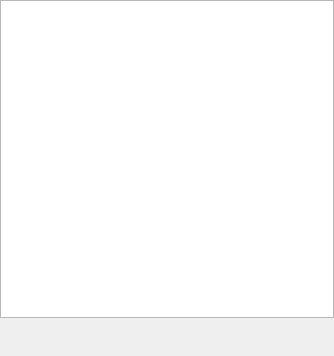
<?xml version="1.0" encoding="UTF-8"?>
<ui version="4.0">
 <class>TagSelector</class>
 <widget class="QWidget" name="TagSelector">
  <property name="geometry">
   <rect>
    <x>0</x>
    <y>0</y>
    <width>334</width>
    <height>356</height>
   </rect>
  </property>
  <property name="windowTitle">
   <string>Form</string>
  </property>
  <layout class="QVBoxLayout" name="verticalLayout">
   <property name="margin">
    <number>0</number>
   </property>
   <item>
    <widget class="QListView" name="tagList"/>
   </item>
   <item>
    <layout class="QHBoxLayout" name="horizontalLayout_5">
     <item>
      <widget class="QPushButton" name="createTagButton">
       <property name="sizePolicy">
        <sizepolicy hsizetype="Fixed" vsizetype="Fixed">
         <horstretch>0</horstretch>
         <verstretch>0</verstretch>
        </sizepolicy>
       </property>
       <property name="minimumSize">
        <size>
         <width>32</width>
         <height>32</height>
        </size>
       </property>
       <property name="maximumSize">
        <size>
         <width>32</width>
         <height>32</height>
        </size>
       </property>
       <property name="baseSize">
        <size>
         <width>32</width>
         <height>32</height>
        </size>
       </property>
       <property name="toolTip">
        <string>Add taxonomy node</string>
       </property>
       <property name="text">
        <string/>
       </property>
       <property name="icon">
        <iconset resource="../../App/rsc/espina.qrc">
         <normaloff>:/espina/newTag.svg</normaloff>:/espina/newTag.svg</iconset>
       </property>
       <property name="iconSize">
        <size>
         <width>22</width>
         <height>22</height>
        </size>
       </property>
       <property name="flat">
        <bool>true</bool>
       </property>
      </widget>
     </item>
     <item>
      <spacer name="horizontalSpacer_5">
       <property name="orientation">
        <enum>Qt::Horizontal</enum>
       </property>
       <property name="sizeHint" stdset="0">
        <size>
         <width>40</width>
         <height>20</height>
        </size>
       </property>
      </spacer>
     </item>
     <item>
      <widget class="QPushButton" name="acceptChanges">
       <property name="sizePolicy">
        <sizepolicy hsizetype="Fixed" vsizetype="Fixed">
         <horstretch>0</horstretch>
         <verstretch>0</verstretch>
        </sizepolicy>
       </property>
       <property name="minimumSize">
        <size>
         <width>32</width>
         <height>32</height>
        </size>
       </property>
       <property name="maximumSize">
        <size>
         <width>32</width>
         <height>32</height>
        </size>
       </property>
       <property name="baseSize">
        <size>
         <width>32</width>
         <height>32</height>
        </size>
       </property>
       <property name="toolTip">
        <string>Add taxonomy node</string>
       </property>
       <property name="text">
        <string/>
       </property>
       <property name="icon">
        <iconset resource="../../App/rsc/espina.qrc">
         <normaloff>:/espina/accept.png</normaloff>:/espina/accept.png</iconset>
       </property>
       <property name="iconSize">
        <size>
         <width>22</width>
         <height>22</height>
        </size>
       </property>
       <property name="flat">
        <bool>true</bool>
       </property>
      </widget>
     </item>
     <item>
      <widget class="QPushButton" name="rejectChanges">
       <property name="sizePolicy">
        <sizepolicy hsizetype="Fixed" vsizetype="Fixed">
         <horstretch>0</horstretch>
         <verstretch>0</verstretch>
        </sizepolicy>
       </property>
       <property name="minimumSize">
        <size>
         <width>32</width>
         <height>32</height>
        </size>
       </property>
       <property name="maximumSize">
        <size>
         <width>32</width>
         <height>32</height>
        </size>
       </property>
       <property name="baseSize">
        <size>
         <width>32</width>
         <height>32</height>
        </size>
       </property>
       <property name="toolTip">
        <string>Add taxonomy node</string>
       </property>
       <property name="text">
        <string/>
       </property>
       <property name="icon">
        <iconset resource="../../App/rsc/espina.qrc">
         <normaloff>:/espina/cancel.png</normaloff>:/espina/cancel.png</iconset>
       </property>
       <property name="iconSize">
        <size>
         <width>22</width>
         <height>22</height>
        </size>
       </property>
       <property name="flat">
        <bool>true</bool>
       </property>
      </widget>
     </item>
    </layout>
   </item>
  </layout>
 </widget>
 <resources>
  <include location="../../App/rsc/espina.qrc"/>
 </resources>
 <connections/>
</ui>
